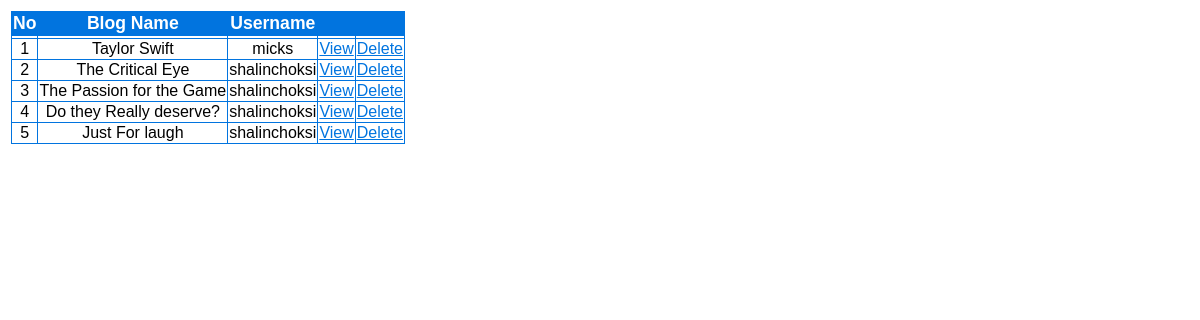
The page /blog/allblog.php on the database its author committed.
### tables this page shows
CREATE TABLE IF NOT EXISTS `user_detail` (
  `Id` int(10) NOT NULL AUTO_INCREMENT,
  `fname` varchar(20) NOT NULL,
  `lname` varchar(20) NOT NULL,
  `age` int(11) NOT NULL,
  `dob` date NOT NULL,
  `gender` varchar(6) NOT NULL,
  `cnum` bigint(15) NOT NULL,
  `Username` varchar(20) NOT NULL,
  `emailid` varchar(30) NOT NULL,
  `password` varchar(15) NOT NULL,
  `datetime` datetime NOT NULL,
  `force_new_pw` int(11) NOT NULL DEFAULT '0',
  PRIMARY KEY (`Id`)
);

CREATE TABLE IF NOT EXISTS `blog` (
  `id` int(10) NOT NULL AUTO_INCREMENT,
  `uid` int(11) NOT NULL,
  `bname` varchar(100) NOT NULL,
  `Category` varchar(20) NOT NULL,
  `fontsize` int(11) NOT NULL DEFAULT '7',
  `fontface` varchar(20) NOT NULL DEFAULT 'Times New Roman',
  `fontcolor` blob NOT NULL,
  `bgimg` varchar(30) NOT NULL DEFAULT '/images/bg.png',
  `datetime` datetime NOT NULL,
  `stats` int(11) NOT NULL,
  PRIMARY KEY (`id`)
);

### blog/allblog.php (the view, shortened to what this page needs)
<!DOCTYPE html PUBLIC "-//W3C//DTD XHTML 1.0 Transitional//EN" "http://www.w3.org/TR/xhtml1/DTD/xhtml1-transitional.dtd">
<html xmlns="http://www.w3.org/1999/xhtml">
<head>
  <link type="text/css" rel="stylesheet" href="1.css" />
  <link type="text/css" rel="stylesheet" href="2.css" />
</head>
<body>
<form action="#" method="POST" >
  <table>
    <tr>
      <td>
  <?php
  include 'connection.php';
  $result = mysqli_query($con,"SELECT * FROM blog");
  echo "<table border='1' id='table'>";
  echo "<tr>";
  echo "<th><b>No</b></th>";
  echo "<th><b>Blog Name<b></th>";
  echo "<th><b>Username</b></th>";
  echo "<th><b></b></th>";
  echo "<th></th>";
  echo "</tr>";
  echo "<tr>";
  echo "<td></td>";
  echo "<td></td>";
  echo "<td></td>";
  echo "<td></td>";
  echo "<td></td>";
  echo "</tr>";
  $i=1;
  While($row=mysqli_fetch_array($result))
  {
    $uid=$row['uid'];
    $sql1="select Username from user_detail where id=$uid";
    $userresult=mysqli_query($con,$sql1);
      While($userrow=mysqli_fetch_array($userresult))
      {
  echo "<tr><td>$i</td>";
  echo "<td >".$row['bname']."</td>";
  echo "<td >".$userrow['Username']."</td>";
  echo "<td ><a href=admin_container.php?id=".$row['id'].">View</a></td>";
  echo "<td ><a href=admin_deleteblog.php?id=".$row['id'].">Delete</a></td>";
  $i++;
  }
  }
  echo "</tr>";
  echo "</font></table>";
  ?>
  </td>
</tr>
</table>
</body>
</html>

### blog/1.css (style rules this page uses)
a, a:visited, a:active { color: #0174DF; }
#table { font-family:"Trebuchet MS", Arial, Helvetica, sans-serif; width:100%; border-collapse:collapse; text-align:center; }
#table th,#table td { font-size:1em; border:1px solid #0174DF; }
#table th { font-size:1.1em; background-color:#0174DF; color:#ffffff; }

### rows shown on the page
blog: bname "Taylor Swift"
user_detail: Username "micks"
blog: bname "The Critical Eye"
user_detail: Username "shalinchoksi"
blog: bname "The Passion for the Game"
blog: bname "Do they Really deserve?"
blog: bname "Just For laugh"
